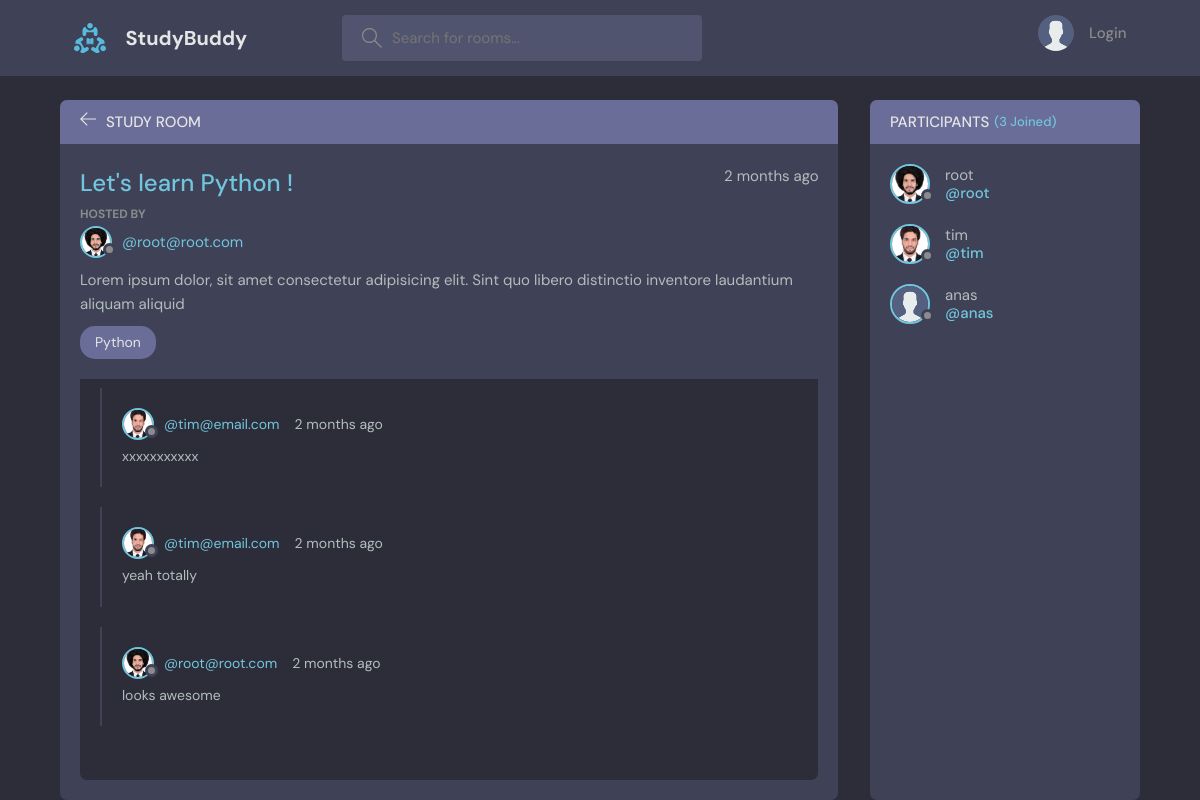
The page /room/1/ on the database its author committed.
### base/models.py (models this page shows, shortened)
class Room(models.Model):
    host = models.ForeignKey(User, on_delete=models.SET_NULL, null=True)
    topic = models.ForeignKey(Topic, on_delete=models.SET_NULL, null=True)
    name = models.CharField(max_length=200)
    description = models.TextField(null=True, blank=True)
    participants = models.ManyToManyField(
        User, related_name='participants', blank=True)
    updated = models.DateTimeField(auto_now=True)
    created = models.DateTimeField(auto_now_add=True)
    class Meta:
        ordering = ['-updated', '-created']

class User(AbstractUser):
    name = models.CharField(max_length=200, null=True)
    email = models.EmailField(null=True, unique=True)
    bio = models.TextField(null=True)
    avatar = models.ImageField(null=True, default='avatar.svg')
    USERNAME_FIELD = 'email'
    REQUIRED_FIELDS = []

class Topic(models.Model):
    title = models.CharField(max_length=200)
    def __str__(self):
        return self.title

class Message(models.Model):
    user = models.ForeignKey(User, on_delete=models.CASCADE)
    room = models.ForeignKey(Room, on_delete=models.CASCADE)
    body = models.TextField()
    updated = models.DateTimeField(auto_now=True)
    created = models.DateTimeField(auto_now_add=True)
    class Meta:
        ordering = ['-updated', '-created']

### base/views.py (the view, shortened to what this page needs)
# urls.py: path('room/<str:pk>/', views.room, name="room"),
def room(request, pk):
    room = Room.objects.get(id=int(pk))
    room_messages = room.message_set.all()
    participants = room.participants.all()
    context = {'room': room, 'room_messages': room_messages,
               'participants': participants}
    return render(request, 'base/room.html', context)

### base/templates/base/room.html (shortened to what this page needs)
{% extends 'main.html' %} {% block content %}
<main class="profile-page layout layout--2">
  <div class="container">
    <div class="room">
      <div class="room__top">
        <div class="room__topLeft">
          <a href="{% url 'home' %}">
            <svg
              version="1.1"
              xmlns="http://www.w3.org/2000/svg"
              width="32"
              height="32"
              viewBox="0 0 32 32"
            >
              <title>arrow-left</title>
              <path
                d="M13.723 2.286l-13.723 13.714 13.719 13.714 1.616-1.611-10.96-10.96h27.625v-2.286h-27.625l10.965-10.965-1.616-1.607z"
              ></path>
            </svg>
          </a>
          <h3>Study Room</h3>
        </div>
      </div>
      <div class="room__box scroll">
        <div class="room__header scroll">
          <div class="room__info">
            <h3>{{room.name}}</h3>
            <span>{{room.created|timesince}} ago</span>
          </div>
          <div class="room__hosted">
            <p>Hosted By</p>
            <a
              href="{% url 'user-profile' room.host.id %}"
              class="room__author"
            >
              <div class="avatar avatar--small">
                <img src="{{room.host.avatar.url}}" />
              </div>
              <span>@{{room.host}}</span>
            </a>
          </div>
          <div class="room__details">{{room.description}}</div>
          <span class="room__topics">{{room.topic}}</span>
        </div>
        <div class="room__conversation">
          <div class="threads scroll">
            {% for room_message in room_messages %}
            <div class="thread">
              <div class="thread__top">
                <div class="thread__author">
                  <a
                    href="{% url 'user-profile' room_message.user.id %}"
                    class="thread__authorInfo"
                  >
                    <div class="avatar avatar--small">
                      <img src="{{room_message.user.avatar.url}}" />
                    </div>
                    <span>@{{room_message.user}}</span>
                  </a>
                  <span class="thread__date"
                    >{{room_message.updated|timesince}} ago</span
                  >
                </div>
              </div>
              <div class="thread__details">{{room_message.body}}</div>
            </div>
            {% endfor %}
          </div>
        </div>
      </div>
    </div>
    <div class="participants">
      <h3 class="participants__top">
        Participants <span>({{participants.count}} Joined)</span>
      </h3>
      <div class="participants__list scroll">
        {% for participant in participants %}
        <a href="{% url 'user-profile' participant.id %}" class="participant">
          <div class="avatar avatar--medium">
            <img src="{{participant.avatar.url}}" />
          </div>
          <p>
            {{participant.username}}
            <span>@{{participant.username}}</span>
          </p>
        </a>
        {% endfor %}
      </div>
    </div>
  </div>
</main>
{% endblock %}

### rows shown on the page
Room: name "Let's learn Python !", created "2 months", host.avatar (picture), host "root@root.com", description "Lorem ipsum dolor, sit amet consectetur adipisicing elit. Sint quo libero distinctio inventore laudantium aliquam aliquid", topic "Python"
Message: user.avatar (picture), user "tim@email.com", updated "2 months", body "xxxxxxxxxxx"
Message: user.avatar (picture), user "tim@email.com", updated "2 months", body "yeah totally"
Message: user.avatar (picture), user "root@root.com", updated "2 months", body "looks awesome"
User: avatar (picture), username "root"
User: avatar (picture), username "tim"
User: avatar (placeholder picture), username "anas"

### other values the page prints
{{ participants.count }} "3"
